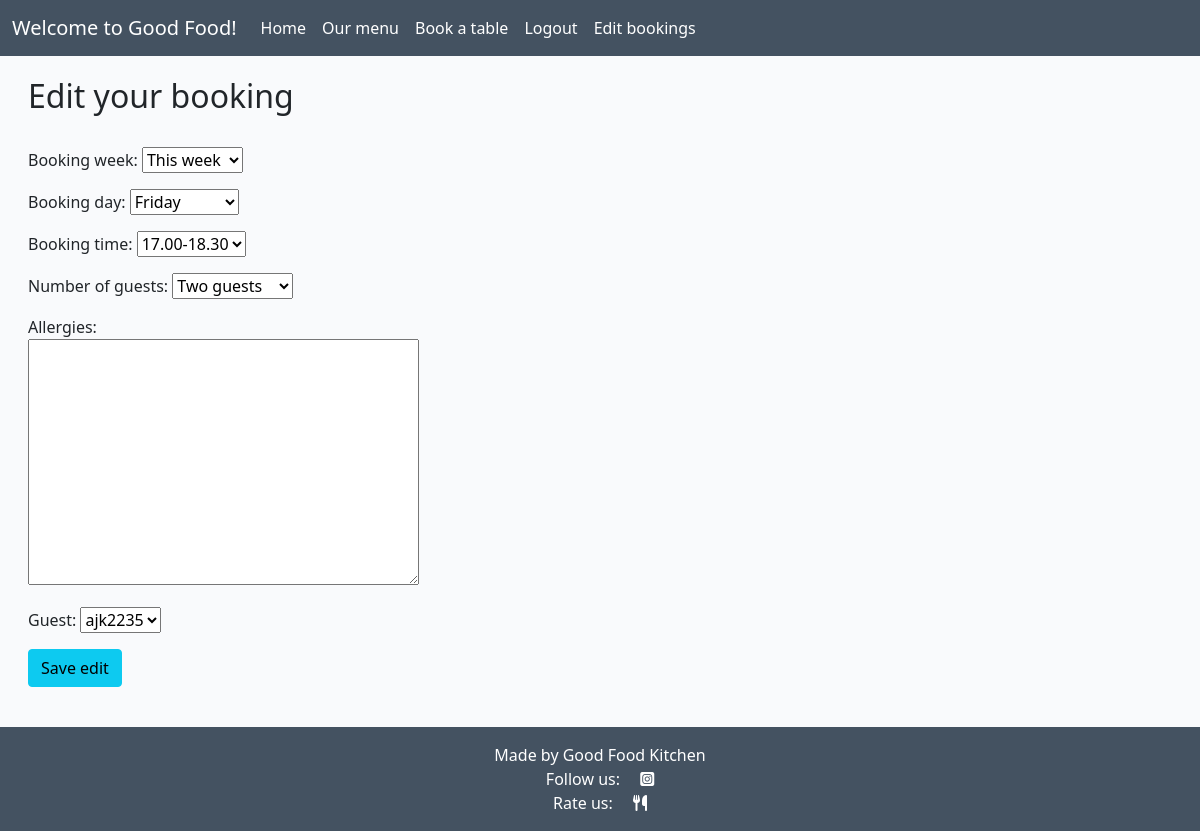
The app's page /edit_booking/29 (signed in) with its own data.
### booktable/models.py (models this page shows, shortened)
class Booking(models.Model):
    THISWEEK = 'Current week'
    NEXTWEEK = 'Next week'
    WEEK_CHOICES = [
        (THISWEEK, 'This week'),
        (NEXTWEEK, 'Next week'),
    ]
    TUESDAY = 'Tue'
    WEDNESDAY = 'Wed'
    THURSDAY = 'Thu'
    FRIDAY = 'Fri'
    SATURDAY = 'Sat'
    OPENING_DAYS_CHOICES = [
        (TUESDAY, 'Tuesday'),
        (WEDNESDAY, 'Wednesday'),
        (THURSDAY, 'Thursday'),
        (FRIDAY, 'Friday'),
        (SATURDAY, 'Saturday'),
    ]
    DINNER1 = '17.00-18.30'
    DINNER2 = '18.30-20.00'
    DINNER3 = '20.00-21.30'
    SEATING_TIMES_CHOICES = [
        (DINNER1, '17.00-18.30'),
        (DINNER2, '18.30-20.00'),
        (DINNER3, '20.00-21.30'),
    ]
    ONE = 'One guest'
    TWO = 'Two guests'
    THREE = 'Three guests'
    FOUR = 'Four guests'
    FIVE = 'Five guests'
    SIX = 'Six guests'
    SEVEN = 'Seven guests'
    EIGHT = 'Eight guests'
    NUMBER_OF_GUESTS = [
        (ONE, 'One guest'),
        (TWO, 'Two guests'),
        (THREE, 'Three guests'),
        (FOUR, 'Four guests'),
        (FIVE, 'Five guests'),
        (SIX, 'Six guests'),
        (SEVEN, 'Seven guests'),
        (EIGHT, 'Eight guests'),
    ]
    booking_week = models.CharField(
        max_length=12,
        choices=WEEK_CHOICES,
        default=THISWEEK,
    )
    booking_day = models.CharField(
        max_length=10,
        choices=OPENING_DAYS_CHOICES,
        default=TUESDAY,
    )
    booking_time = models.CharField(
        max_length=20,
        choices=SEATING_TIMES_CHOICES,
        default=DINNER1,
    )
    booking_made = timezone.now()
    number_of_guests = models.CharField(
        max_length=20,
        choices=NUMBER_OF_GUESTS,
        default=TWO,
    )
    allergies = models.TextField(
        max_length=100,
        verbose_name='Allergies',
        blank=True,
    )
    guest = models.ForeignKey(User, on_delete=models.CASCADE, related_name="booking")
    objects = models.Manager()
    class Meta:
        ordering = ('booking_week', 'booking_day', 'booking_time')
        unique_together = ('guest', 'booking_week', 'booking_day', 'booking_time')

### booktable/views.py (the view)
# urls.py: path('edit_booking/<booking_id>', views.edit_booking, name='edit-booking'),
def edit_booking(request, booking_id):
    booking = Booking.objects.get(pk=booking_id)
    form = BookingForm(request.POST or None, instance=booking)
    if form.is_valid():
        form.save()
        return redirect('booking_list')
    return render(request, 'edit_booking.html', {'booking': booking, 'form': form})

### booktable/forms.py
class BookingForm(ModelForm):
    class Meta:
        model = Booking
        fields = '__all__'

### templates/edit_booking.html (shortened to what this page needs)
{% extends "base.html" %}
{% block content %}
<div class="container-fluid">
    <div class="row">
        <div class="col-md-4">
            <div class="card mb-4">
                <div class="card-body">
                    <div class="cover-text">
                        <h2>Edit your booking</h2>
                        {% if user.is_authenticated %}
                        <br/>
                        <form id="booking_form" action="" method=POST>
                            {{ form.as_p }}
                            <input type="submit" value="Save edit" class="btn btn-info default" name="_edit">
                        </form>
                        {% endif %}
                    </div>
                </div>
            </div>
        </div>
    </div>
</div>
{% endblock %}

### static/css/style.css (style rules this page uses)
body { background-color: #F9FAFC; }
.main-bg { background-color: #F9FAFC; }
.card { border: none; background-color: transparent; }
.card-body { margin-top: 5px; }

### records on screen
Booking: booking_week "This week", booking_day "Friday", booking_time "17.00-18.30", number_of_guests "Two guests", guest "ajk2235"
